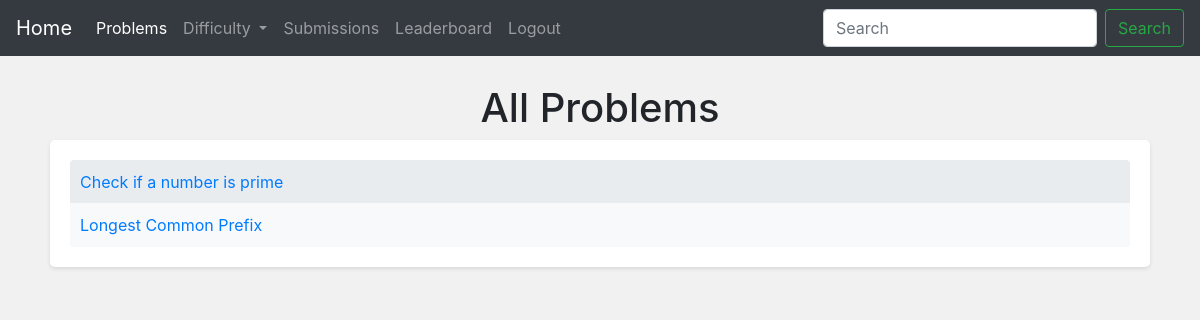
The app's page /problems/ (signed in) with its own data.
### ocj/models.py (models this page shows, shortened)
class Problem(models.Model):
    title = models.CharField(max_length=255)
    description = models.TextField()
    sample_input = models.TextField()
    sample_output = models.TextField()
    created_at = models.DateTimeField(auto_now_add=True)

### ocj/views.py (the view)
# urls.py: path('problems/', problems_view, name='problems'),
def problems_view(request):
    problems = Problem.objects.all()
    context = {'problems': problems}
    return render(request, 'problems.html', context)

### templates/problems.html
{% extends 'base.html' %}
{% block content %}
   {% if user.is_authenticated %}
<div class="container">
    <h1 class="mt-2" align="center">All Problems</h1>
        <div class="result-column">
          <ol class="list-group">
               {% for problem in problems %}
                    <li class="list-group-item"><a href="/problems/{{problem.pk}}">{{ problem.title }}</a></li>
                {% empty %}
                    <li>No problems found.</li>
                {% endfor %}
          </ol>
        </div>
      </div>
            {% else %}
               <h2>Login <a href="{% url 'login' %}">here</a> to see the problems</h2>
            {% endif %}
{% endblock %}

### templates/base.html (style rules this page uses)
body { background-color: #f1f1f1; }
.container { padding: 20px; }
.result-column { background-color: #ffffff; padding: 20px; border-radius: 5px; margin-bottom: 20px; box-shadow: 0 2px 4px rgba(0, 0, 0, 0.1); }
.list-group-item { background-color: #f8f9fa; border: none; padding: 10px; color: #333333; }
.list-group-item:nth-child(odd) { background-color: #e9ecef; }

### records on screen
Problem: title "Check if a number is prime"
Problem: title "Longest Common Prefix"
